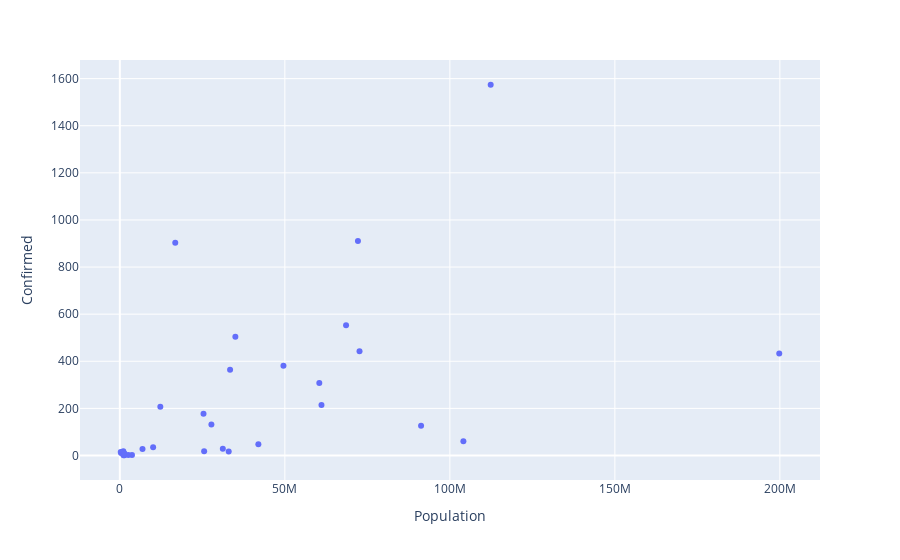

The notebook cell saved with this chart:
### Code cell
fig = px.scatter(India_cov_pop, x='Population', y='Confirmed', hover_data=['State / UT'] )
fig.show()

### Figure 1 — Plotly figure (JSON) as saved in the notebook; plotly's stock layout.template omitted (floating-point values rounded to 4 significant figures)
{"data": [{"customdata": [["Andaman and Nicobar Islands"], ["Andhra Pradesh"], ["Arunachal Pradesh"], ["Assam"], ["Bihar"], ["Chandigarh"], ["Chhattisgarh"], ["Delhi"], ["Goa"], ["Gujarat"], ["Haryana"], ["Himachal Pradesh"], ["Jammu and Kashmir"], ["Jharkhand"], ["Karnataka"], ["Kerala"], ["Ladakh"], ["Madhya Pradesh"], ["Maharashtra"], ["Manipur"], ["Mizoram"], ["Odisha"], ["Puducherry"], ["Punjab"], ["Rajasthan"], ["Tamil Nadu"], ["Telengana"], ["Tripura"], ["Uttar Pradesh"], ["Uttarakhand"], ["West Bengal"]], "hoverlabel": {"namelength": 0}, "hovertemplate": "Population=%{x}<br>Confirmed=%{y}<br>State / UT=%{customdata[0]}", "legendgroup": "", "marker": {"color": "#636efa", "symbol": "circle"}, "mode": "markers", "name": "", "showlegend": false, "type": "scatter", "x": [380581, 49577103, 1383727, 31205576, 104099452, 1055450, 25545198, 16787941, 1458545, 60439692, 25351462, 6864602, 12267032, 32988134, 61095297, 33406061, 274000, 72626809, 112374333, 2570390, 1097206, 41974218, 1247953, 27743338, 68548437, 72147030, 35003674, 3673917, 199812341, 10086292, 91276115], "xaxis": "x", "y": [11, 381, 1, 29, 60, 18, 18, 903, 7, 308, 177, 28, 207, 17, 214, 364, 15, 443, 1574, 2, 1, 48, 7, 132, 553, 911, 504, 2, 433, 35, 126], "yaxis": "y"}], "layout": {"legend": {"tracegroupgap": 0}, "margin": {"t": 60}, "xaxis": {"anchor": "y", "domain": [0, 1], "title": {"text": "Population"}}, "yaxis": {"anchor": "x", "domain": [0, 1], "title": {"text": "Confirmed"}}}}
